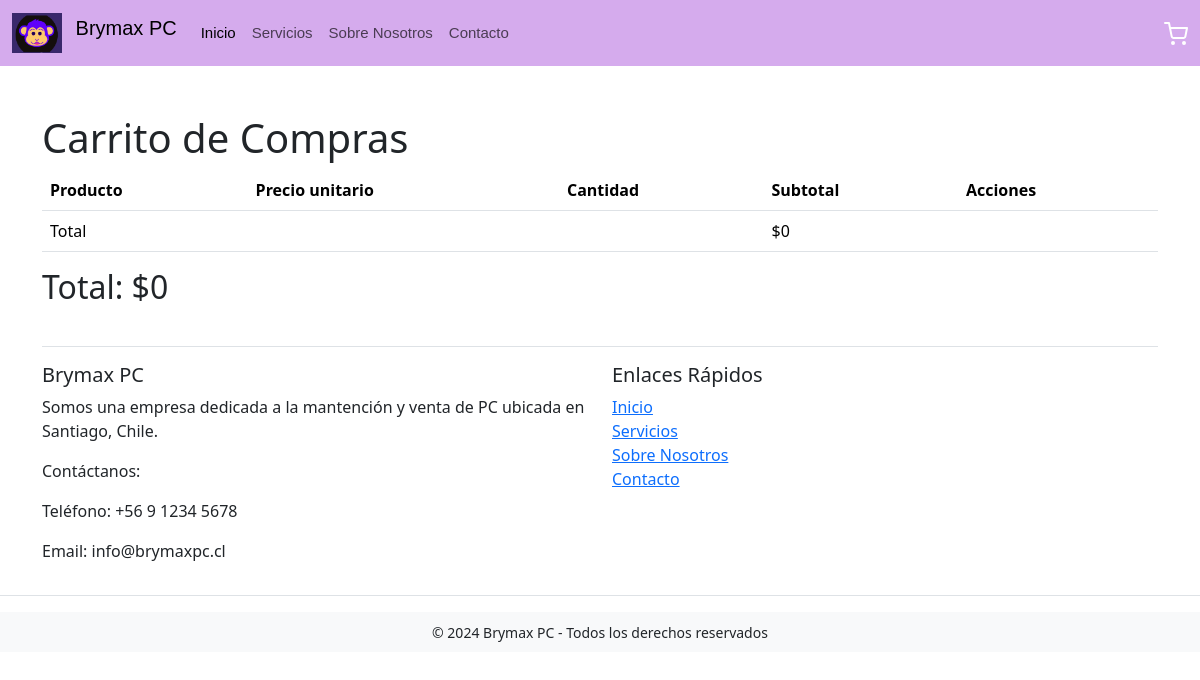
The app's page /carrito/ (signed in), older data.
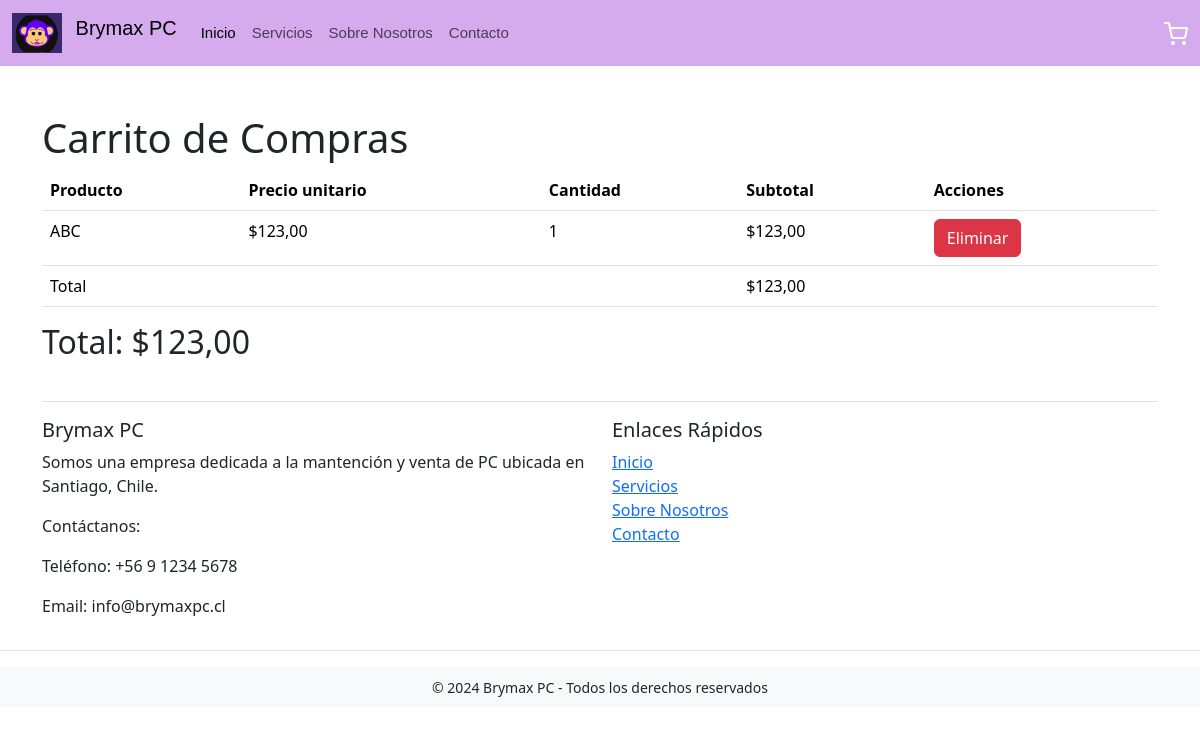
The same page, newer data.
### shop/models.py (models this page shows, shortened)
class Producto(models.Model):
    nombre = models.CharField(max_length=100)
    precio = models.DecimalField(max_digits=10, decimal_places=2)
    stock = models.IntegerField()
    producto_id = models.PositiveIntegerField(primary_key=True)
    descripcion = models.TextField()
    imagen = models.ImageField(upload_to=product_image_path, null=True, blank=True)

### shop/views.py (the view)
# urls.py: path('carrito/', views.carrito, name='carrito'),
def carrito(request):
    items_carrito = ItemCarrito.objects.filter(usuario=request.user)
    total = 0
    productos_carrito = []
    for item in items_carrito:
        subtotal = item.producto.precio * item.cantidad
        total += subtotal
        productos_carrito.append({
            'id': item.producto.pk,  # Usar pk en lugar de id
            'nombre': item.producto.nombre,
            'precio': item.producto.precio,
            'cantidad': item.cantidad,
            'subtotal': subtotal
        })
    context = {
        'productos_carrito': productos_carrito,
        'total': total,
    }
    return render(request, 'shop/carrito.html', context)

### shop/templates/shop/carrito.html (shortened to what this page needs)
{% load static %}
<!DOCTYPE html>
<html lang="es">
<head>
    <link rel="stylesheet" href="{% static 'css/bootstrap.min.css' %}">
    <link rel="stylesheet" href="{% static 'css/stylecarro.css' %}">
    <link rel="stylesheet" href="{% static 'css/styles.css' %}">
    <link href="https://cdn.jsdelivr.net/npm/bootstrap@5.3.3/dist/css/bootstrap.min.css" rel="stylesheet">
</head>
<body>
    <nav class="navbar navbar-expand-lg">
        <div class="container-fluid">
            <a class="navbar-brand" href="#">
                <img src="{% static 'img/logo.png' %}" alt="Logo" width="50" height="40" class="d-inline-block align-top me-2">
                Brymax PC
            </a>
            <div class="collapse navbar-collapse" id="navbarSupportedContent">
                <ul class="navbar-nav me-auto mb-2 mb-lg-0">
                    <li class="nav-item">
                        <a class="nav-link active" aria-current="page" href="{% url 'index' %}">Inicio</a>
                    </li>
                    <li class="nav-item">
                        <a class="nav-link" href="{% url 'index' %}#tienda">Servicios</a>
                    </li>
                    <li class="nav-item">
                        <a class="nav-link" href="{% url 'info' %}">Sobre Nosotros</a>
                    </li>
                    <li class="nav-item">
                        <a class="nav-link" href="{% url 'contacto' %}">Contacto</a>
                    </li>
                </ul>
                <a class="nav-link" href="{% url 'carrito' %}"><img src="{% static 'img/carro.svg' %}"></a>
            </div>
        </div>
    </nav>
    <div class="container mt-5">
        <h1>Carrito de Compras</h1>
        <table class="table">
            <thead>
                <tr>
                    <th>Producto</th>
                    <th>Precio unitario</th>
                    <th>Cantidad</th>
                    <th>Subtotal</th>
                    <th>Acciones</th>
                </tr>
            </thead>
            <tbody>
                {% for item in productos_carrito %}
                <tr>
                    <td>{{ item.nombre }}</td>
                    <td>${{ item.precio }}</td>
                    <td>{{ item.cantidad }}</td>
                    <td>${{ item.subtotal }}</td>
                    <td>
                        <form action="{% url 'eliminar_del_carrito' item.id %}" method="POST">
                            <button type="submit" class="btn btn-danger">Eliminar</button>
                        </form>
                    </td>
                </tr>
                {% endfor %}
                <tr>
                    <td colspan="3">Total</td>
                    <td>${{ total }}</td>
                    <td></td>
                </tr>
            </tbody>
        </table>
        <h2>Total: ${{ total }}</h2>
    </div>
    <footer class="footer mt-auto py-3">
        <div class="container">
            <div class="border-top my-3"></div>
            <div class="row">
                <div class="col-md-6">
                    <h5>Brymax PC</h5>
                    <p>Somos una empresa dedicada a la mantención y venta de PC ubicada en Santiago, Chile.</p>
                    <p>Contáctanos:</p>
                    <p>Teléfono: +56 9 1234 5678</p>
                    <p>Email: info@brymaxpc.cl</p>
                </div>
                <div class="col-md-6">
                    <h5>Enlaces Rápidos</h5>
                    <ul class="list-unstyled">
                        <li><a href="{% url 'index' %}">Inicio</a></li>
                        <li><a href="{% url 'index' %}#tienda">Servicios</a></li>
                        <li><a href="{% url 'info' %}">Sobre Nosotros</a></li>
                        <li><a href="{% url 'contacto' %}">Contacto</a></li>
                    </ul>
                </div>
            </div>
        </div>
        <div class="border-top my-3"></div>
        <div class="text-center py-2" style="background-color: #f8f9fa;">
            <small>&copy; 2024 Brymax PC - Todos los derechos reservados</small>
        </div>
    </footer>
</body>
</html>

Row changes from the older to the newer data that the page shows:
added Producto: nombre "ABC", precio "123,00"
Text that changed along with them:
{{ total }}: "0" → "123,00"
new list line: "$ 1 $ 123,00 Eliminar"
